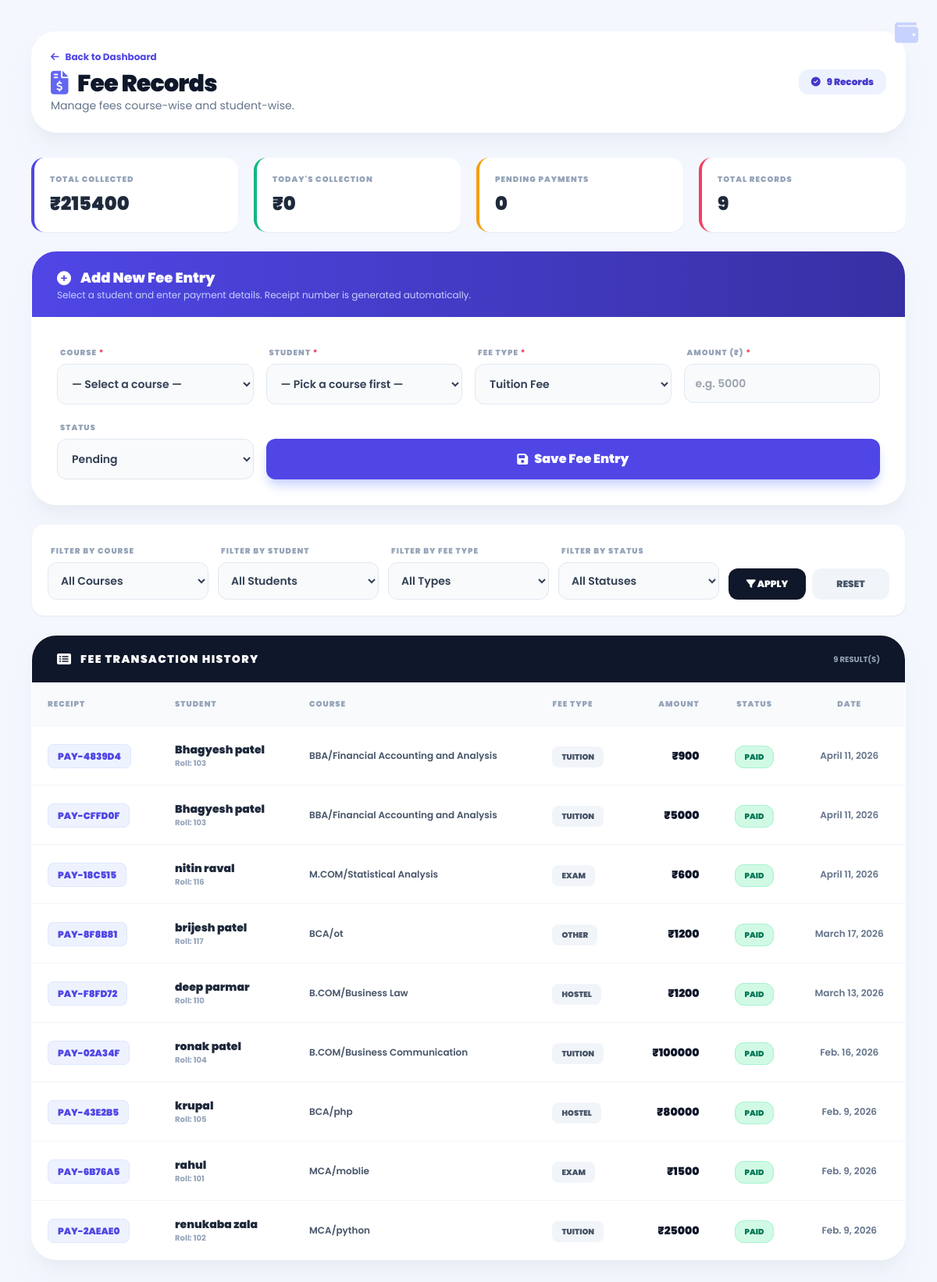
Screenshot of /fee-records/ (signed in) with the database file from the repository.
### campus/models.py (models this page shows, shortened)
class FeePayment(models.Model):
    FEE_TYPES = [
        ('Tuition', 'Tuition Fee'),
        ('Exam', 'Exam Fee'),
        ('Hostel', 'Hostel Fee'),
        ('Library', 'Library Fee'),
    ]
    student = models.ForeignKey(Student, on_delete=models.CASCADE, related_name='payments')
    receipt_no = models.CharField(max_length=20, unique=True, editable=False)
    amount = models.DecimalField(max_digits=10, decimal_places=2)
    fee_type = models.CharField(max_length=50, choices=FEE_TYPES)
    date_paid = models.DateField(auto_now_add=True)
    status = models.CharField(max_length=20, default='Paid')
    from django.db import models

class Student(models.Model):
    user = models.OneToOneField(
        User,
        on_delete=models.SET_NULL,
        null=True,
        blank=True,
        related_name='student_profile',
    )
    name = models.CharField(max_length=100)
    roll_no = models.CharField(max_length=50, unique=True)
    course = models.CharField(max_length=100, null=True, blank=True)
    email = models.EmailField(blank=True, null=True)
    phone = models.CharField(max_length=20, blank=True, null=True)
    photo = models.ImageField(upload_to='student_photos/', null=True, blank=True)
    qr_code = models.ImageField(upload_to='qr_codes/', blank=True, null=True)

### campus/views.py (the view, shortened to what this page needs)
# urls.py: path('fee-records/', views.fee_records, name='fee_records'),
def fee_records(request):
    if not _is_faculty(request.user):
        return redirect('admin_login')
    qs = FeePayment.objects.select_related('student').order_by('-date_paid', '-id')
    filter_course = request.GET.get('course', '').strip()
    filter_student = request.GET.get('student', '').strip()
    filter_type = request.GET.get('fee_type', '').strip()
    filter_status = request.GET.get('status', '').strip()
    if filter_course:
        qs = qs.filter(student__course__istartswith=filter_course)
    if filter_student:
        qs = qs.filter(student__id=filter_student)
    if filter_type:
        qs = qs.filter(fee_type=filter_type)
    if filter_status:
        qs = qs.filter(status=filter_status)
    import datetime as _dt
    today = _dt.date.today()
    total_collected = qs.aggregate(t=Sum('amount'))['t'] or 0
    today_collection = FeePayment.objects.filter(date_paid=today).aggregate(t=Sum('amount'))['t'] or 0
    pending_count = FeePayment.objects.exclude(status='Paid').count()
    context = {
        'records': qs,
        'students': Student.objects.all().order_by('name'),
        'courses': Course.objects.all().order_by('course_name'),
        'fee_types': FeePayment.FEE_TYPES,
        'status_choices': ['Paid', 'Pending', 'Failed'],
        'total_count': qs.count(),
        'total_collected': total_collected,
        'today_collection': today_collection,
        'pending_count': pending_count,
        'filter_course': filter_course,
        'filter_student': filter_student,
        'filter_type': filter_type,
        'filter_status': filter_status,
    }
    return render(request, 'fee_records.html', context)

### campus/views.py (called while the page is built)
def _is_faculty(user):
    if not user or not user.is_authenticated:
        return False
    if user.is_superuser:
        return True
    return Faculty.objects.filter(user=user).exists()

### campus/templates/fee_records.html (shortened to what this page needs)
<!DOCTYPE html>
<html lang="en">
<head>
    <script src="https://cdn.tailwindcss.com"></script>
    <link rel="stylesheet" href="https://cdnjs.cloudflare.com/ajax/libs/font-awesome/6.4.0/css/all.min.css">
</head>
<body class="p-4 md:p-10 min-h-screen">
    <div class="max-w-7xl mx-auto">
        <div class="flex flex-col md:flex-row justify-between items-start md:items-center mb-8 bg-white p-6 rounded-[2rem] shadow-xl shadow-slate-200/50 border border-white gap-4">
            <div>
                <a href="{% url 'master_admin' %}" class="group text-indigo-600 font-bold text-xs flex items-center gap-2 mb-2">
                    <i class="fas fa-arrow-left transition-transform group-hover:-translate-x-1"></i> Back to Dashboard
                </a>
                <h1 class="text-3xl font-black text-slate-900 tracking-tight">
                    <i class="fas fa-file-invoice-dollar text-indigo-500 mr-2"></i> Fee Records
                </h1>
                <p class="text-slate-500 text-sm">Manage fees course-wise and student-wise.</p>
            </div>
            <div class="flex items-center gap-2 bg-indigo-50 text-indigo-700 px-4 py-2 rounded-xl text-xs font-black">
                <i class="fas fa-check-circle"></i> {{ total_count }} Records
            </div>
        </div>
        <div class="grid grid-cols-1 md:grid-cols-4 gap-5 mb-6">
            <div class="bg-white p-5 rounded-2xl border-l-4 border-indigo-600 shadow-sm">
                <p class="text-[10px] font-black text-slate-400 uppercase tracking-widest">Total Collected</p>
                <h2 class="text-2xl font-black text-slate-800 mt-2">₹{{ total_collected|floatformat:0 }}</h2>
                <i class="fas fa-wallet text-indigo-200 text-3xl absolute right-6 top-6"></i>
            </div>
            <div class="bg-white p-5 rounded-2xl border-l-4 border-emerald-500 shadow-sm">
                <p class="text-[10px] font-black text-slate-400 uppercase tracking-widest">Today's Collection</p>
                <h2 class="text-2xl font-black text-slate-800 mt-2">₹{{ today_collection|floatformat:0 }}</h2>
            </div>
            <div class="bg-white p-5 rounded-2xl border-l-4 border-amber-500 shadow-sm">
                <p class="text-[10px] font-black text-slate-400 uppercase tracking-widest">Pending Payments</p>
                <h2 class="text-2xl font-black text-slate-800 mt-2">{{ pending_count }}</h2>
            </div>
            <div class="bg-white p-5 rounded-2xl border-l-4 border-rose-500 shadow-sm">
                <p class="text-[10px] font-black text-slate-400 uppercase tracking-widest">Total Records</p>
                <h2 class="text-2xl font-black text-slate-800 mt-2">{{ total_count }}</h2>
            </div>
        </div>
        <div class="bg-white rounded-[2rem] shadow-xl shadow-slate-200/50 border border-white mb-6 overflow-hidden">
            <div class="bg-gradient-to-r from-indigo-600 to-indigo-800 px-8 py-5 text-white">
                <h3 class="text-lg font-black flex items-center gap-3">
                    <i class="fas fa-plus-circle"></i> Add New Fee Entry
                </h3>
                <p class="text-indigo-200 text-xs">Select a student and enter payment details. Receipt number is generated automatically.</p>
            </div>
            <form method="POST" class="p-8">
                <div class="grid grid-cols-1 md:grid-cols-2 lg:grid-cols-4 gap-4">
                    <div class="space-y-1">
                        <label class="text-[10px] font-black text-slate-400 uppercase tracking-widest ml-1">Course <span class="text-rose-500">*</span></label>
                        <select id="addCourse" class="w-full p-3.5 bg-slate-50 border border-slate-200 rounded-xl outline-none custom-input font-semibold text-slate-700 text-sm" onchange="filterStudents()" required>
                            <option value="">— Select a course —</option>
                        </select>
                    </div>
                    <div class="space-y-1">
                        <label class="text-[10px] font-black text-slate-400 uppercase tracking-widest ml-1">Student <span class="text-rose-500">*</span></label>
                        <select id="addStudent" name="student_id" class="w-full p-3.5 bg-slate-50 border border-slate-200 rounded-xl outline-none custom-input font-semibold text-slate-700 text-sm" required>
                            <option value="">— Pick a course first —</option>
                        </select>
                    </div>
                    <div class="space-y-1">
                        <label class="text-[10px] font-black text-slate-400 uppercase tracking-widest ml-1">Fee Type <span class="text-rose-500">*</span></label>
                        <select name="fee_type" class="w-full p-3.5 bg-slate-50 border border-slate-200 rounded-xl outline-none custom-input font-semibold text-slate-700 text-sm" required>
                            {% for key, label in fee_types %}
                                <option value="{{ key }}">{{ label }}</option>
                            {% endfor %}
                        </select>
                    </div>
                    <div class="space-y-1">
                        <label class="text-[10px] font-black text-slate-400 uppercase tracking-widest ml-1">Amount (₹) <span class="text-rose-500">*</span></label>
                        <input type="number" name="amount" step="0.01" min="0" placeholder="e.g. 5000" class="w-full p-3.5 bg-slate-50 border border-slate-200 rounded-xl outline-none custom-input font-semibold text-slate-700 text-sm" required>
                    </div>
                    <div class="space-y-1">
                        <label class="text-[10px] font-black text-slate-400 uppercase tracking-widest ml-1">Status</label>
                        <select name="status" class="w-full p-3.5 bg-slate-50 border border-slate-200 rounded-xl outline-none custom-input font-semibold text-slate-700 text-sm">
                            {% for s in status_choices %}
                                <option value="{{ s }}" {% if s == 'Pending' %}selected{% endif %}>{{ s }}</option>
                            {% endfor %}
                        </select>
                    </div>
                    <div class="md:col-span-3 flex items-end">
                        <button type="submit" class="w-full bg-indigo-600 hover:bg-indigo-700 text-white font-black px-8 py-3.5 rounded-xl shadow-lg shadow-indigo-200 transition-all active:scale-95 flex items-center justify-center gap-2">
                            <i class="fas fa-save"></i> Save Fee Entry
                        </button>
                    </div>
                </div>
            </form>
        </div>
        <div class="bg-white rounded-2xl shadow-sm border border-slate-100 p-5 mb-6">
            <form method="GET" class="grid grid-cols-1 md:grid-cols-5 gap-3 items-end">
                <div class="space-y-1">
                    <label class="text-[10px] font-black text-slate-400 uppercase tracking-widest ml-1">Filter by Course</label>
                    <select name="course" class="w-full p-3 bg-slate-50 border border-slate-200 rounded-xl outline-none text-sm font-semibold text-slate-700">
                        <option value="">All Courses</option>
                    </select>
                </div>
                <div class="space-y-1">
                    <label class="text-[10px] font-black text-slate-400 uppercase tracking-widest ml-1">Filter by Student</label>
                    <select name="student" class="w-full p-3 bg-slate-50 border border-slate-200 rounded-xl outline-none text-sm font-semibold text-slate-700">
                        <option value="">All Students</option>
                    </select>
                </div>
                <div class="space-y-1">
                    <label class="text-[10px] font-black text-slate-400 uppercase tracking-widest ml-1">Filter by Fee Type</label>
                    <select name="fee_type" class="w-full p-3 bg-slate-50 border border-slate-200 rounded-xl outline-none text-sm font-semibold text-slate-700">
                        <option value="">All Types</option>
                    </select>
                </div>
                <div class="space-y-1">
                    <label class="text-[10px] font-black text-slate-400 uppercase tracking-widest ml-1">Filter by Status</label>
                    <select name="status" class="w-full p-3 bg-slate-50 border border-slate-200 rounded-xl outline-none text-sm font-semibold text-slate-700">
                        <option value="">All Statuses</option>
                    </select>
                </div>
                <div class="flex gap-2">
                    <button type="submit" class="flex-1 bg-slate-900 hover:bg-slate-800 text-white px-5 py-3 rounded-xl font-black text-xs uppercase transition-all">
                        <i class="fas fa-filter"></i> Apply
                    </button>
                    <a href="{% url 'fee_records' %}" class="flex-1 bg-slate-100 hover:bg-slate-200 text-slate-600 px-5 py-3 rounded-xl font-black text-xs uppercase transition-all text-center">
                        Reset
                    </a>
                </div>
            </form>
        </div>
        <div class="bg-white rounded-[2rem] shadow-xl shadow-slate-200/50 border border-white overflow-hidden">
            <div class="bg-slate-900 px-8 py-5 text-white flex items-center justify-between">
                <div class="flex items-center gap-3">
                    <i class="fas fa-list-alt"></i>
                    <h4 class="font-black uppercase tracking-widest text-sm">Fee Transaction History</h4>
                </div>
                <span class="text-slate-400 text-[10px] uppercase font-bold">{{ records|length }} result(s)</span>
            </div>
            <div class="overflow-x-auto">
                <table class="w-full text-left">
                    <thead class="bg-slate-50 border-b border-slate-100">
                        <tr>
                            <th class="p-5 text-[10px] font-black text-slate-400 uppercase tracking-widest">Receipt</th>
                            <th class="p-5 text-[10px] font-black text-slate-400 uppercase tracking-widest">Student</th>
                            <th class="p-5 text-[10px] font-black text-slate-400 uppercase tracking-widest">Course</th>
                            <th class="p-5 text-[10px] font-black text-slate-400 uppercase tracking-widest">Fee Type</th>
                            <th class="p-5 text-[10px] font-black text-slate-400 uppercase tracking-widest text-right">Amount</th>
                            <th class="p-5 text-[10px] font-black text-slate-400 uppercase tracking-widest text-center">Status</th>
                            <th class="p-5 text-[10px] font-black text-slate-400 uppercase tracking-widest text-center">Date</th>
                        </tr>
                    </thead>
                    <tbody class="divide-y divide-slate-100">
                        {% for r in records %}
                        <tr class="hover:bg-indigo-50/30 transition-all">
                            <td class="p-5">
                                <span class="text-xs font-black text-indigo-600 bg-indigo-50 px-3 py-1.5 rounded-lg border border-indigo-100">{{ r.receipt_no }}</span>
                            </td>
                            <td class="p-5">
                                <div class="font-black text-slate-800 text-sm">{{ r.student.name }}</div>
                                <div class="text-[10px] text-slate-400 font-bold">Roll: {{ r.student.roll_no }}</div>
                            </td>
                            <td class="p-5 text-xs font-semibold text-slate-600">{{ r.student.course|default:"—" }}</td>
                            <td class="p-5">
                                <span class="text-[10px] font-black text-slate-600 bg-slate-100 px-3 py-1.5 rounded-lg uppercase">{{ r.fee_type }}</span>
                            </td>
                            <td class="p-5 text-right font-black text-slate-900 text-sm">₹{{ r.amount|floatformat:0 }}</td>
                            <td class="p-5 text-center">
                                {% if r.status == 'Paid' %}
                                    <span class="bg-emerald-100 text-emerald-700 px-3 py-1.5 rounded-xl text-[10px] font-black uppercase border border-emerald-200">Paid</span>
                                {% elif r.status == 'Pending' %}
                                    <span class="bg-amber-100 text-amber-700 px-3 py-1.5 rounded-xl text-[10px] font-black uppercase border border-amber-200">Pending</span>
                                {% else %}
                                    <span class="bg-rose-100 text-rose-700 px-3 py-1.5 rounded-xl text-[10px] font-black uppercase border border-rose-200">{{ r.status }}</span>
                                {% endif %}
                            </td>
                            <td class="p-5 text-center text-xs font-semibold text-slate-500">{{ r.date_paid }}</td>
                        </tr>
                        {% endfor %}
                    </tbody>
                </table>
            </div>
        </div>
    </div>
</body>
</html>

### campus/templates/fee_records.html (style rules this page uses)
body { font-family: 'Poppins', sans-serif; background: #f4f7fe; }
.custom-input { transition: all 0.25s; }

### rows the page displays
FeePayment: receipt_no "PAY-4839D4", student.name "Bhagyesh patel", student.roll_no "103", student.course "BBA/Financial Accounting and Analysis", fee_type "TUITION", amount "900", status "PAID", date_paid "April 11, 2026"
FeePayment: receipt_no "PAY-CFFD0F", student.name "Bhagyesh patel", student.roll_no "103", student.course "BBA/Financial Accounting and Analysis", fee_type "TUITION", amount "5000", status "PAID", date_paid "April 11, 2026"
FeePayment: receipt_no "PAY-18C515", student.name "nitin raval", student.roll_no "116", student.course "M.COM/Statistical Analysis", fee_type "EXAM", amount "600", status "PAID", date_paid "April 11, 2026"
FeePayment: receipt_no "PAY-8F8B81", student.name "brijesh patel", student.roll_no "117", student.course "BCA/ot", fee_type "OTHER", amount "1200", status "PAID", date_paid "March 17, 2026"
FeePayment: receipt_no "PAY-F8FD72", student.name "deep parmar", student.roll_no "110", student.course "B.COM/Business Law", fee_type "HOSTEL", amount "1200", status "PAID", date_paid "March 13, 2026"
FeePayment: receipt_no "PAY-02A34F", student.name "ronak patel", student.roll_no "104", student.course "B.COM/Business Communication", fee_type "TUITION", amount "100000", status "PAID", date_paid "Feb. 16, 2026"
FeePayment: receipt_no "PAY-43E2B5", student.name "krupal", student.roll_no "105", student.course "BCA/php", fee_type "HOSTEL", amount "80000", status "PAID", date_paid "Feb. 9, 2026"
FeePayment: receipt_no "PAY-6B76A5", student.name "rahul", student.roll_no "101", student.course "MCA/moblie", fee_type "EXAM", amount "1500", status "PAID", date_paid "Feb. 9, 2026"
FeePayment: receipt_no "PAY-2AEAE0", student.name "renukaba zala", student.roll_no "102", student.course "MCA/python", fee_type "TUITION", amount "25000", status "PAID", date_paid "Feb. 9, 2026"

### other values shown
{{ total_count }} "9"
{{ total_collected|floatformat:0 }} "215400"
{{ today_collection|floatformat:0 }} "0"
{{ pending_count }} "0"
{{ records|length }} "9"
form field fee_type "Tuition Fee"
form field status "Pending"
